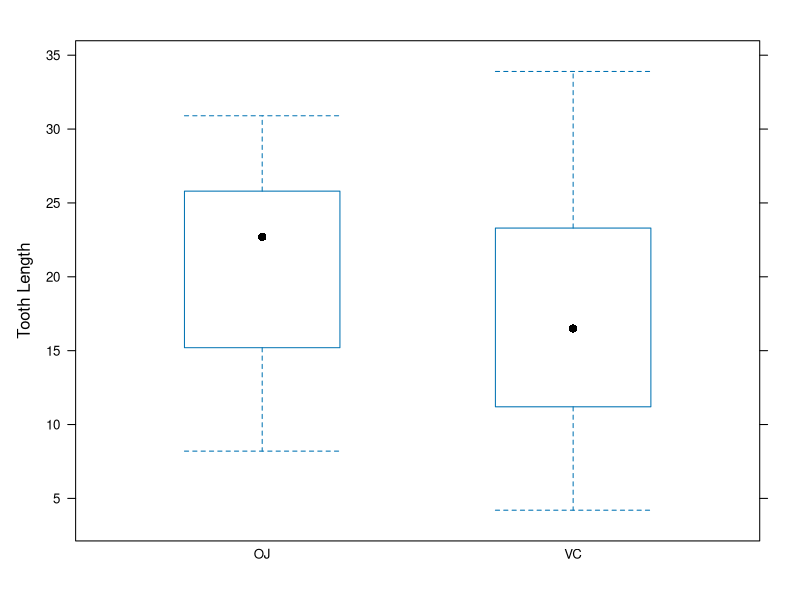
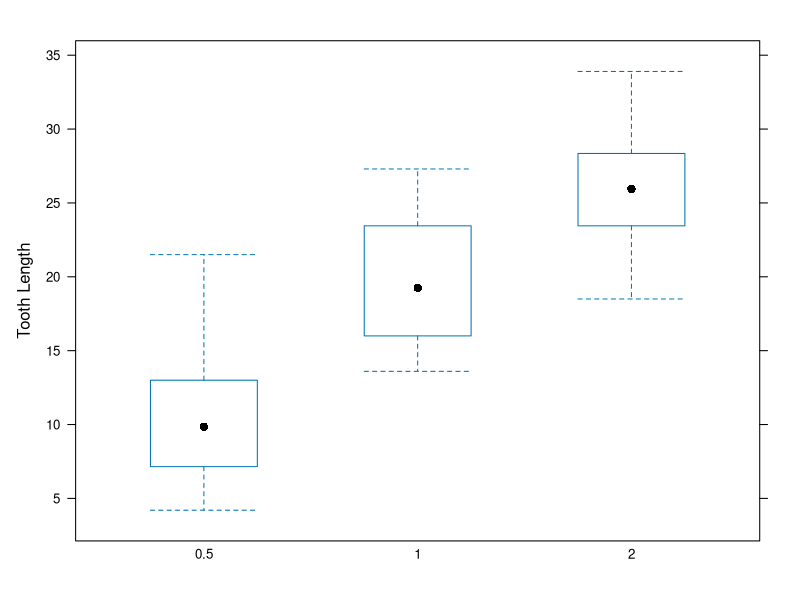

The R source for these figures, in order:
## ---- chunk 1
library(datasets)
data(ToothGrowth)
## ---- chunk 2
dim(ToothGrowth)
str(ToothGrowth)
head(ToothGrowth)
## ---- chunk 3
library(lattice)
bwplot(ToothGrowth$len~ToothGrowth$supp, ylab="Tooth Length")
bwplot(ToothGrowth$len~as.factor(ToothGrowth$dose), ylab="Tooth Length")

## ---- chunk 4
summary(ToothGrowth)
## ---- chunk 5
Tooth.split.supp<-split(ToothGrowth$len, f=ToothGrowth$supp)
Tooth.split.dose<-split(ToothGrowth$len, f=ToothGrowth$dose)
## ---- chunk 6
t.test(Tooth.split.supp$OJ, Tooth.split.supp$VC)
## ---- chunk 7
t.test(Tooth.split.dose$`0.5`, Tooth.split.dose$`1`)
t.test(Tooth.split.dose$`1`, Tooth.split.dose$`2`)
t.test(Tooth.split.dose$`0.5`, Tooth.split.dose$`2`)
